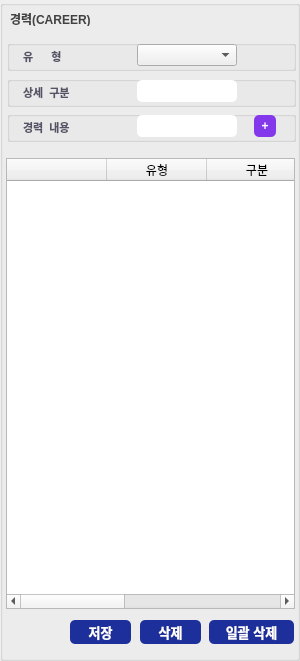
  <widget class="QGroupBox" name="groupBox_career">
   <property name="geometry">
    <rect>
     <x>289</x>
     <y>20</y>
     <width>300</width>
     <height>661</height>
    </rect>
   </property>
   <property name="autoFillBackground">
    <bool>false</bool>
   </property>
   <property name="styleSheet">
    <string notr="true"/>
   </property>
   <property name="title">
    <string/>
   </property>
   <widget class="QLabel" name="label_career_title">
    <property name="geometry">
     <rect>
      <x>10</x>
      <y>10</y>
      <width>111</width>
      <height>16</height>
     </rect>
    </property>
    <property name="styleSheet">
     <string notr="true">border: none;</string>
    </property>
    <property name="text">
     <string>&lt;html&gt;&lt;head/&gt;&lt;body&gt;&lt;p&gt;&lt;span style=&quot; font-weight:600; color:#424242;&quot;&gt;경력(CAREER)&lt;/span&gt;&lt;/p&gt;&lt;/body&gt;&lt;/html&gt;</string>
    </property>
   </widget>
   <widget class="QPushButton" name="btn_career_all_delete">
    <property name="geometry">
     <rect>
      <x>209</x>
      <y>620</y>
      <width>85</width>
      <height>24</height>
     </rect>
    </property>
    <property name="cursor">
     <cursorShape>PointingHandCursor</cursorShape>
    </property>
    <property name="styleSheet">
     <string notr="true">font: 13px;
font-weight: bold;
background-color: rgb(28, 47, 154);
color: white;
border-radius: 5px;
cursor: pointer;</string>
    </property>
    <property name="text">
     <string>일괄 삭제</string>
    </property>
   </widget>
   <widget class="QGroupBox" name="groupBox_career_type">
    <property name="geometry">
     <rect>
      <x>7</x>
      <y>40</y>
      <width>289</width>
      <height>31</height>
     </rect>
    </property>
    <property name="styleSheet">
     <string notr="true"/>
    </property>
    <property name="title">
     <string/>
    </property>
    <widget class="QComboBox" name="comboBox_career_type">
     <property name="geometry">
      <rect>
       <x>130</x>
       <y>4</y>
       <width>100</width>
       <height>22</height>
      </rect>
     </property>
     <property name="styleSheet">
      <string notr="true"/>
     </property>
     <property name="duplicatesEnabled">
      <bool>false</bool>
     </property>
     <property name="frame">
      <bool>true</bool>
     </property>
    </widget>
    <widget class="QLabel" name="label_career_type">
     <property name="geometry">
      <rect>
       <x>16</x>
       <y>8</y>
       <width>71</width>
       <height>16</height>
      </rect>
     </property>
     <property name="styleSheet">
      <string notr="true">border: none;</string>
     </property>
     <property name="text">
      <string>&lt;html&gt;&lt;head/&gt;&lt;body&gt;&lt;p align=&quot;justify&quot;&gt;&lt;span style=&quot; font-size:8pt; font-weight:600; color:#575266;&quot;&gt;유&amp;nbsp;&amp;nbsp;&amp;nbsp;&amp;nbsp;&amp;nbsp;&amp;nbsp;형&lt;/span&gt;&lt;/p&gt;&lt;/body&gt;&lt;/html&gt;</string>
     </property>
    </widget>
   </widget>
   <widget class="QTableWidget" name="tableWidget_career">
    <property name="geometry">
     <rect>
      <x>6</x>
      <y>158</y>
      <width>289</width>
      <height>451</height>
     </rect>
    </property>
    <property name="editTriggers">
     <set>QAbstractItemView::CurrentChanged|QAbstractItemView::DoubleClicked</set>
    </property>
    <column>
     <property name="text">
      <string/>
     </property>
    </column>
    <column>
     <property name="text">
      <string>유형</string>
     </property>
    </column>
    <column>
     <property name="text">
      <string>구분</string>
     </property>
    </column>
    <column>
     <property name="text">
      <string>번호</string>
     </property>
    </column>
    <column>
     <property name="text">
      <string>내용</string>
     </property>
    </column>
   </widget>
   <widget class="QGroupBox" name="groupBox_career_detail_gubun">
    <property name="geometry">
     <rect>
      <x>7</x>
      <y>76</y>
      <width>289</width>
      <height>31</height>
     </rect>
    </property>
    <property name="styleSheet">
     <string notr="true"/>
    </property>
    <property name="title">
     <string/>
    </property>
    <widget class="QLabel" name="label_career_detail_gubun">
     <property name="geometry">
      <rect>
       <x>16</x>
       <y>8</y>
       <width>71</width>
       <height>16</height>
      </rect>
     </property>
     <property name="styleSheet">
      <string notr="true">border: none;</string>
     </property>
     <property name="text">
      <string>&lt;html&gt;&lt;head/&gt;&lt;body&gt;&lt;p align=&quot;justify&quot;&gt;&lt;span style=&quot; font-size:8pt; font-weight:600; color:#575266;&quot;&gt;상세&amp;nbsp;&amp;nbsp;구분&lt;/span&gt;&lt;/p&gt;&lt;/body&gt;&lt;/html&gt;</string>
     </property>
    </widget>
    <widget class="QLineEdit" name="lineEdit_career_detail_gubun">
     <property name="geometry">
      <rect>
       <x>130</x>
       <y>4</y>
       <width>100</width>
       <height>22</height>
      </rect>
     </property>
     <property name="styleSheet">
      <string notr="true">background-color: rgb(255, 255, 255);
border-radius: 5px;</string>
     </property>
    </widget>
   </widget>
   <widget class="QGroupBox" name="groupBox_career_careers">
    <property name="geometry">
     <rect>
      <x>7</x>
      <y>111</y>
      <width>289</width>
      <height>31</height>
     </rect>
    </property>
    <property name="styleSheet">
     <string notr="true"/>
    </property>
    <property name="title">
     <string/>
    </property>
    <widget class="QLabel" name="label_career_careers">
     <property name="geometry">
      <rect>
       <x>16</x>
       <y>8</y>
       <width>71</width>
       <height>16</height>
      </rect>
     </property>
     <property name="styleSheet">
      <string notr="true">border: none;</string>
     </property>
     <property name="text">
      <string>&lt;html&gt;&lt;head/&gt;&lt;body&gt;&lt;p align=&quot;justify&quot;&gt;&lt;span style=&quot; font-size:8pt; font-weight:600; color:#575266;&quot;&gt;경력&amp;nbsp;&amp;nbsp;내용&lt;/span&gt;&lt;/p&gt;&lt;/body&gt;&lt;/html&gt;</string>
     </property>
    </widget>
    <widget class="QPushButton" name="btn_career_insert">
     <property name="geometry">
      <rect>
       <x>247</x>
       <y>4</y>
       <width>22</width>
       <height>22</height>
      </rect>
     </property>
     <property name="cursor">
      <cursorShape>PointingHandCursor</cursorShape>
     </property>
     <property name="styleSheet">
      <string notr="true">font-weight: bold;
color: white;
background-color: rgb(131, 56, 236);
border-radius: 5px;
cursor: pointer;</string>
     </property>
     <property name="text">
      <string>+</string>
     </property>
    </widget>
    <widget class="QLineEdit" name="lineEdit_career_careers">
     <property name="geometry">
      <rect>
       <x>130</x>
       <y>4</y>
       <width>100</width>
       <height>22</height>
      </rect>
     </property>
     <property name="styleSheet">
      <string notr="true">background-color: rgb(255, 255, 255);
border-radius: 5px;</string>
     </property>
    </widget>
   </widget>
   <widget class="QPushButton" name="btn_career_update">
    <property name="geometry">
     <rect>
      <x>70</x>
      <y>620</y>
      <width>61</width>
      <height>24</height>
     </rect>
    </property>
    <property name="cursor">
     <cursorShape>PointingHandCursor</cursorShape>
    </property>
    <property name="styleSheet">
     <string notr="true">font: 13px;
font-weight: bold;
background-color: rgb(28, 47, 154);
color: white;
border-radius: 5px;
cursor: pointer;</string>
    </property>
    <property name="text">
     <string>저장</string>
    </property>
   </widget>
   <widget class="QPushButton" name="btn_career_delete">
    <property name="geometry">
     <rect>
      <x>140</x>
      <y>620</y>
      <width>61</width>
      <height>24</height>
     </rect>
    </property>
    <property name="cursor">
     <cursorShape>PointingHandCursor</cursorShape>
    </property>
    <property name="styleSheet">
     <string notr="true">font: 13px;
font-weight: bold;
background-color: rgb(28, 47, 154);
color: white;
border-radius: 5px;
cursor: pointer;</string>
    </property>
    <property name="text">
     <string>삭제</string>
    </property>
   </widget>
  </widget>
